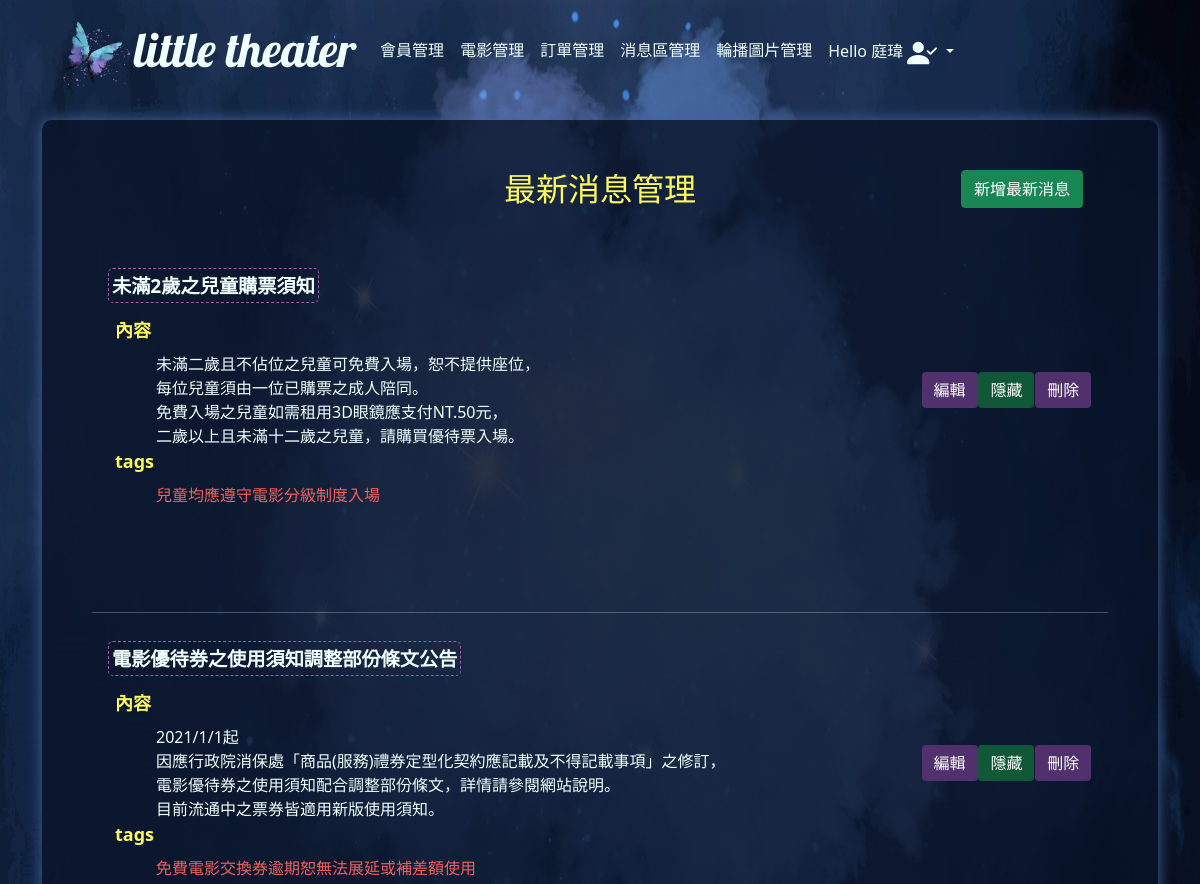
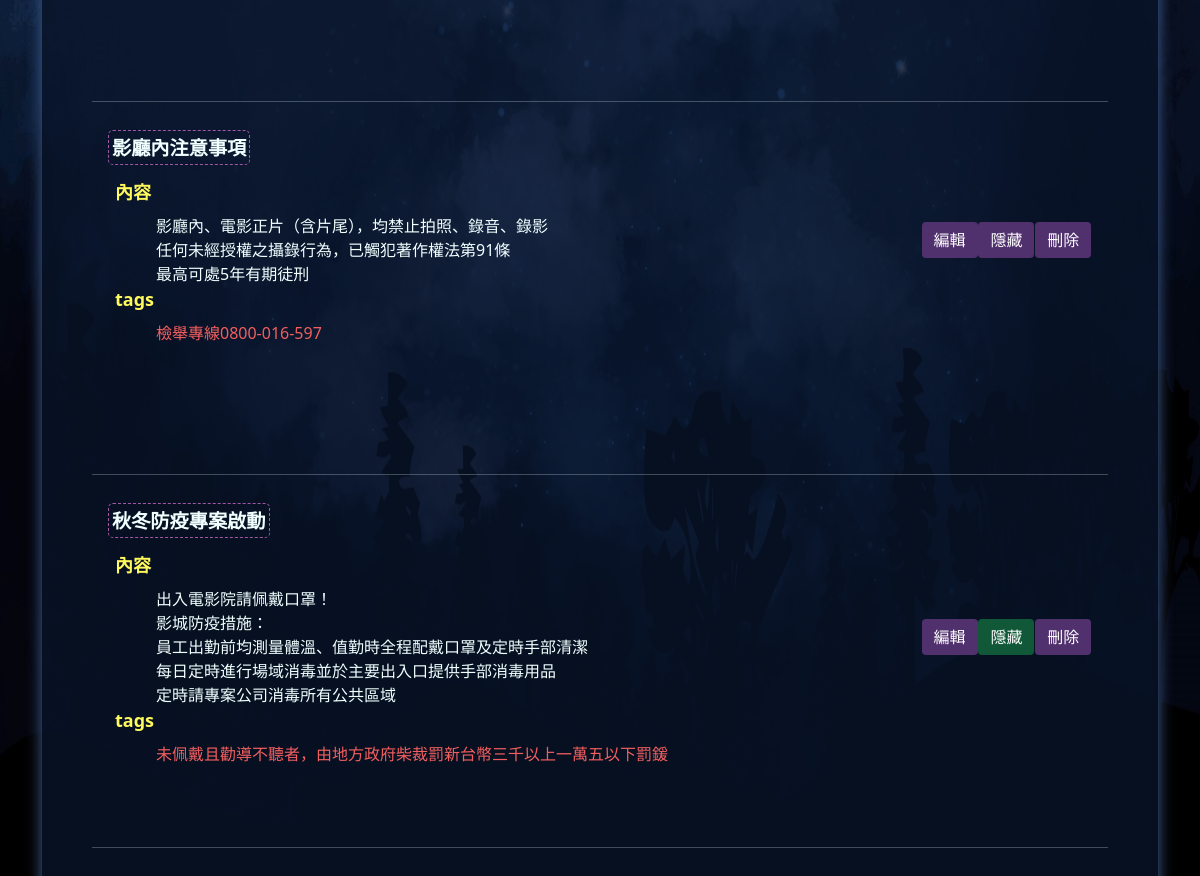
The page /backend.php?do=news (signed in) on the database its author committed (2 pictures, top to bottom).
### tables this page shows
CREATE TABLE `theater_news` (
  `id` int(11) UNSIGNED NOT NULL,
  `title` text NOT NULL,
  `content` text NOT NULL,
  `tags` text NOT NULL,
  `sh` int(1) UNSIGNED NOT NULL,
  `date` date NOT NULL
);

### base.php (called while the page is built, shortened)
<?php
$News=new DB("theater_news");
Class DB{
    private $dsn="mysql:host=localhost;charset=utf8;dbname=theater";
    private $pdo="";
    private $table="";
    function __construct($table){
        $this->table=$table;
        $this->pdo=new PDO($this->dsn,"root","");
    }
    function all(...$arr){
        $sql="select * from $this->table ";
        if(isset($arr[0])){
            if(is_array($arr[0])){
                foreach($arr[0] as $k=>$v){
                    $tmp[]=sprintf("`%s`='%s'",$k,$v);
                }
                $sql.=" where ".implode(" && ",$tmp);
            }else{
                $sql.=$arr[0];
            }
        }
        if(isset($arr[1])){
            $sql.=$arr[1];
        }
        return $this->pdo->query($sql)->fetchAll();
    }
}

### back/news.php (the view, shortened to what this page needs)
<div id="bb">
<div style="width:100%;text-align:center;position:relative" class="mb-5">
    <h2 style="color: #fffa5c !important">最新消息管理</h2>
    <button type="button" class="btn btn-success" onclick="addCar()" id="addbutton">新增最新消息</button>
</div>
<div id="newsAdd">
<?php
$fn=[];
foreach($News->all(['sh' => 1], " order by `date` desc limit 0,3") as $k=>$f){
    array_push($fn,$f['id']);
}
$ns=$News->all(" order by id desc");
foreach($ns as $k=>$n){
?>
<div id="new<?=$n['id']?>" style="height:340px">
<div style="display:flex;">
    <div class="p-3" style="width:80%;display:flex;flex-direction:column;">
        <div class="mb-3">
            <span class="border me-2" style="font-size:larger;font-weight:bolder;"><?=$n['title']?></span>
        </div>
        <div class="mb-2 ms-1">
            <span class="border" style="color:#fffa5c;font-weight:bolder;border:none !important;font-size:large;">內容</span>
        </div>
        <div class="ms-5">
            <span><?=nl2br($n['content'])?></span>
        </div>
        <div class="mb-2 ms-1">
            <span class="border" style="color:#fffa5c;font-weight:bolder;border:none !important;font-size:large;">tags</span>
        </div>
        <div class="ms-5">
            <span style="color:#f35f5f"><?=$n['tags']?></span>
        </div>
    </div>
    <div class="p-3 d-flex" style="width:20%;justify-content:space-evenly;align-items: center;">
        <input type="button" class="btn btn-primary" value="編輯" onclick="revise(<?=$n['id']?>)">
        <input type="button" class="btn btn-primary" style="background:<?=(in_array($n['id'],$fn))?'#105837 !important':''?>" value="<?= ($n['sh'] == 1) ? '隱藏' : '顯示' ?>" onclick="display(<?= $n['id'] ?>)">
        <input type="button" class="btn btn-primary" value="刪除" onclick="del(<?= $n['id'] ?>,'<?= $n['title'] ?>')">
    </div>
</div>
</div>
<hr>
<?php
}?>
</div>
</div>

### css/theater.css (style rules this page uses)
body { margin:0; height:100%; background:transparent url('../others/bg_v3.jpg') center no-repeat ; background-size: 100vw 100%; min-height:100vh; background-attachment: fixed; overflow:visible; overflow-x:hidden; }
input { line-height: 1.5; border-radius: .25rem; user-select: none; }
h2,h3 { color:azure !important; }
#bb { background-color: #09142acc; padding:50px; border-radius: 10px; min-height: 80vh; box-shadow: 0px 0px 15px #43649b; }

### back/news.php (style rules this page uses)
.border { border: 1px #a159a6 dashed !important; border-radius: 5px; padding: 3px; }
button[type=button] { position: absolute; right: 25px; top: 0px; }
#newsAdd .btn-primary { background-color: #51306e !important; border: none !important; }

### rows shown on the page
theater_news: title "未滿2歲之兒童購票須知", content "未滿二歲且不佔位之兒童可免費入場，恕不提供座位， 每位兒童須由一位已購票之成人陪同。 免費入場之兒童如需租用3D眼鏡應支付NT.50元， 二歲以上且未滿十二歲之兒童，請購買優待票入場。", tags "兒童均應遵守電影分級制度入場", id+sh "隱藏"
theater_news: title "電影優待券之使用須知調整部份條文公告", content "2021/1/1起 因應行政院消保處「商品(服務)禮券定型化契約應記載及不得記載事項」之修訂， 電影優待券之使用須知配合調整部份條文，詳情請參閱網站說明。 目前流通中之票券皆適用新版使用須知。", tags "免費電影交換券逾期恕無法展延或補差額使用", id+sh "隱藏"
theater_news: title "影廳內注意事項", content "影廳內、電影正片（含片尾），均禁止拍照、錄音、錄影 任何未經授權之攝錄行為，已觸犯著作權法第91條 最高可處5年有期徒刑", tags "檢舉專線0800-016-597", id+sh "隱藏"
theater_news: title "秋冬防疫專案啟動", content "出入電影院請佩戴口罩！ 影城防疫措施： 員工出勤前均測量體溫、值勤時全程配戴口罩及定時手部清潔 每日定時進行場域消毒並於主要出入口提供手部消毒用品 定時請專案公司消毒所有公共區域", tags "未佩戴且勸導不聽者，由地方政府柴裁罰新台幣三千以上一萬五以下罰鍰", id+sh "隱藏"

### other values the page prints
$_SESSION['mem'] "庭瑋"
